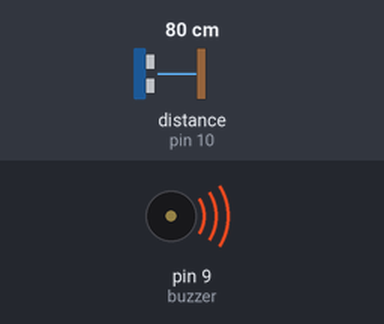
A sketch run on a simulated Arduino Uno, built with avr-gcc and run on an emulated ATmega328P. On the bench: buzzer (waves = sounding). Wiring (inferred from the names in the program): ultrasonic range finder: trigger pin 11; echo pin 10. The test bench sets the inputs (shaded band); at power-on: distance to the obstacle (sensor on pin 10) 80 cm. The echo pulse lasts 58.3 µs per cm; what the sketch prints to the serial monitor is not drawn.

Above: at 0.5 s.
Timing chart, 0 to 4.6 s (numbered marks = the images above):
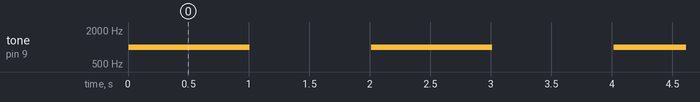

Measured:
- by itself, tone on pin 9 (buzzer): alternates 1000 Hz for 1.0 s and silent for 1.0 s

The sketch:

daydetector.ino
```cpp
int trig_pin = 11;
int echo_pin = 10;
long duration;
float distance;
const int buzzer = 9;

void setup()
{
  pinMode(trig_pin, OUTPUT);
  pinMode(echo_pin, INPUT);
  pinMode(buzzer, OUTPUT);
  Serial.begin(9600);
}

void loop()
{
 digitalWrite(trig_pin, LOW);
  delayMicroseconds(2);

  digitalWrite(trig_pin, HIGH);
  delayMicroseconds(10);
  digitalWrite(trig_pin, LOW);

  duration = pulseIn(echo_pin,HIGH);
  distance = 0.00017*duration;

  Serial.print("The object is at: ");
  Serial.print(distance);
  Serial.println(" meters");

  if(distance < 200)
  {
  	tone(buzzer, 1000);
  	delay(1000);
  	noTone(buzzer);
  	delay(1000);
  }
  delayMicroseconds(1);
}
```
